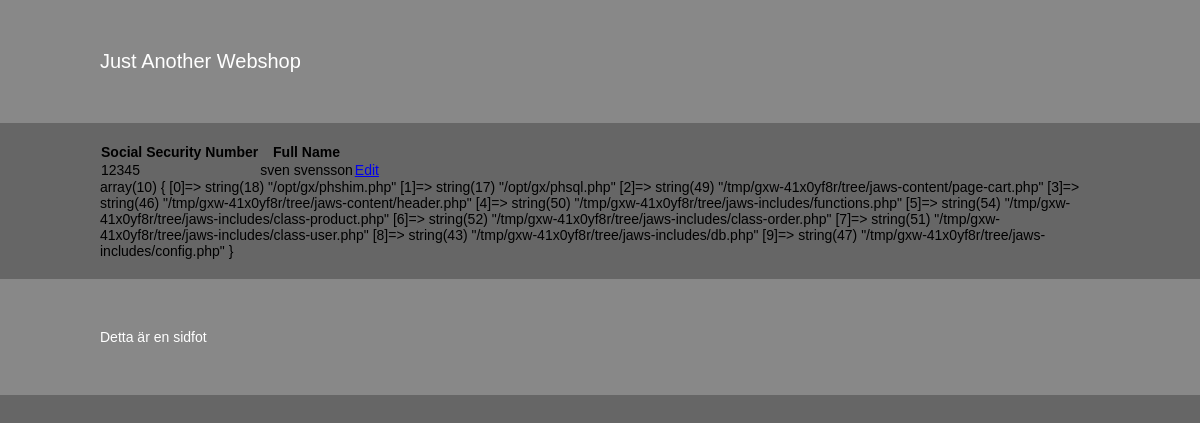
The page /jaws-content/page-cart.php on the database as committed earlier.
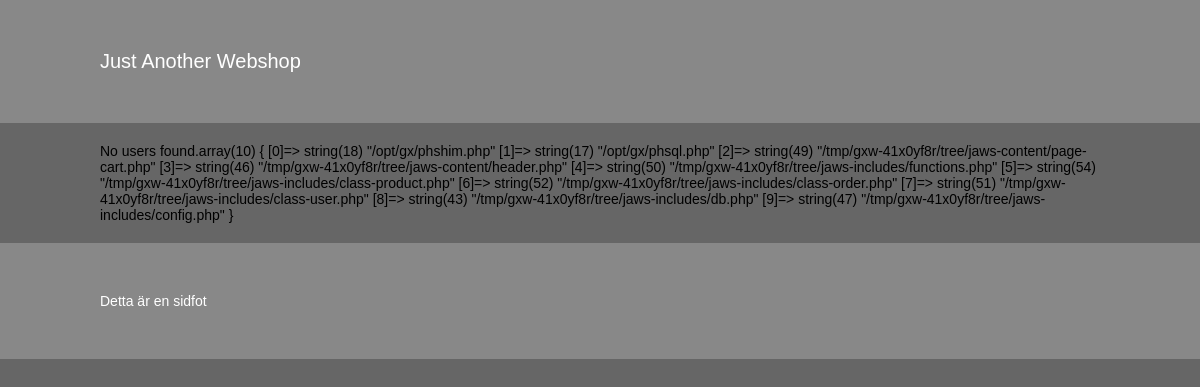
The same page on the database as committed later.
### tables this page shows
CREATE TABLE IF NOT EXISTS `users` (
  `SSNr` double NOT NULL,
  `Mail` text NOT NULL,
  `Password` text NOT NULL,
  `FirstName` text NOT NULL,
  `LastName` text NOT NULL,
  `StreetAddress` text NOT NULL,
  `PostAddress` text NOT NULL,
  `City` text NOT NULL,
  `Telephone` text NOT NULL,
  `SessionKey` int(11) NOT NULL,
  `IsAdmin` tinyint(1) DEFAULT NULL,
  PRIMARY KEY (`SSNr`),
  FULLTEXT KEY `Mail` (`Mail`)
);

### jaws-includes/class-user.php (called while the page is built, shortened)
<?php
    function getUsers() {
        global $db;
        $arg_list=func_get_args();
        $data=call_user_func_array(array($db,"dbGetUsers"),$arg_list);
        $users=NULL;
        for($i=0;$i<count($data);$i++){
            $users[$i]=new User($data[$i]['SSNr'],$data[$i]['Mail'],$data[$i]['Password'],$data[$i]['FirstName'],$data[$i]['LastName'],$data[$i]['StreetAddress'],$data[$i]['PostAddress'],$data[$i]['City'],$data[$i]['Telephone'],$data[$i]['SessionKey'],$data[$i]['IsAdmin']);
        }
        return $users;
    }
    class User{
        public function __construct($SSNr,$Mail,$Password,$FirstName,$LastName,$StreetAddress,$PostAddress,$City,$Telephone,$SessionKey,$IsAdmin) {
            $this->SSNr         = $SSNr;
            $this->FirstName    = $FirstName;
            $this->LastName     = $LastName;
        }
    }
?>

### jaws-includes/db.php (called while the page is built, shortened)
<?php
    class Database extends mysqli {
        public function dbGetUsers(){
            $numargs=func_num_args();
            $arg_list=func_get_args();
            $user_list=NULL;
            if($numargs==1 && $arg_list[0]=="ALL"){
                $result=$this->query("SELECT * FROM users");
                $i=0;
                while($row=$result->fetch_assoc()){
                    $user_list[$i]=$row;
                    $i++;
                }
            }else{
                $param="";
                for($i=0;$i<$numargs;$i++){
                    if($i==$numargs-1){
                        $param.=$arg_list[$i];
                    }else{
                        $param.=$arg_list[$i].',';
                    }
                }
                $result=$this->query("SELECT * FROM users WHERE SSNr in($param)");
                $i=0;
                while($row=$result->fetch_assoc()){
                    $user_list[$i]=$row;
                    $i++;
                }
            }
            return $user_list;
        }
    }
?>

### jaws-includes/functions.php (the view, shortened to what this page needs)
<?php
    include_once 'class-user.php';
    include_once 'db.php';
    function listUsers($listType){
        $numargs=func_num_args();
        $arg_list=func_get_args();
        $pass_arg_list=NULL;
        for($i=1,$j=0;$i<$numargs;$i++,$j++){
            $pass_arg_list[$j]=$arg_list[$i];
        }
        $users=call_user_func_array("getUsers",$pass_arg_list);
        if($listType=="table" && $users!=NULL){
            echo '<table id="table" class="tablesorter">';
            echo	'<thead>';
            echo	'	<tr class="row">';
            echo	'		<th class="col">Social Security Number</th>';
            echo	'		<th class="col">Full Name</th>';
            echo	'		<th class="col"></th>';
            echo	'	</tr>';
            echo	'</thead>';
            echo	'<tbody>';
            for ($i=0;$i<count($users);$i++) {
                echo	'<tr class="row">';
                echo	'	<td class="col">'.$users[$i]->SSNr.'</td>';
                echo	'	<td class="col">'.$users[$i]->FirstName." ".$users[$i]->LastName.'</td>';
                echo	'	<td class="col"><a href="/admin/users/'.$users[$i]->SSNr.'"/>Edit</a></td>';
	            echo	'</tr>';
            }
            echo	'</tbody>';
            echo	'</table>';
        }else{
            echo '<span class="error">No users found.</span>';
        }
    }
?>

### jaws-content/header.php (shortened to what this page needs)
<!DOCTYPE html>
 <html class="no-js">
	<head>
		<link rel="stylesheet" href="/jaws-content/themes/default/css/normalize.min.css">
		<link rel="stylesheet" href="/jaws-content/themes/default/css/style.css">
	</head>
	<body>
		<header class="site-head">
			<section class="wrapper">
			<span class="site-title">Just Another Webshop</span>
			</section>
		</header>

### jaws-content/page-cart.php (shortened to what this page needs)
<?php include $_SERVER['DOCUMENT_ROOT']."/jaws-content/header.php";	?>
		<section class="wrapper">
			<article class="main-content">
				<?php include_once $_SERVER['DOCUMENT_ROOT']."/jaws-includes/functions.php";
				if($_GET['cart'] == "review"){
					echo "<p>Review - Shopping Cart.</p>";
				} elseif($_GET['cart'] == "checkout") {
					echo "<p>Checkout - Shopping Cart.</p>";
				} else {
					listUsers("table","12345");
					var_dump(get_included_files());
				} ?>
			</article>
		</section>
<?php include $_SERVER['DOCUMENT_ROOT']."/jaws-content/footer.php";	?>

### jaws-content/footer.php
		<footer>
			<section class="wrapper">
				<span class="footer">Detta är en sidfot</span>
			</section>
		</footer>
	</body>
</html>

### jaws-content/themes/default/css/style.css (style rules this page uses)
html { font-size: 62.5%; }
body { background: #666666; font-size: 14px; font-size: 1.4rem; }
body header.site-head { background: #888888; padding: 50px 0; }
body header.site-head span.site-title { font-size: 20px; font-size: 2rem; color: #ffffff; }
body article.main-content { padding: 20px 0; overflow: hidden; }
body footer { background: #888888; color: #ffffff; padding: 50px 0; }
.wrapper { max-width: 1000px; width: 100%; margin: 0 auto; }

Rows that differ between the two databases and show on the page:
removed users: SSNr "12345", FirstName "sven", LastName "svensson"
Other text that changed with them:
text no longer shown: "Social Security Number Full Name"
text now shown: "No users found."
